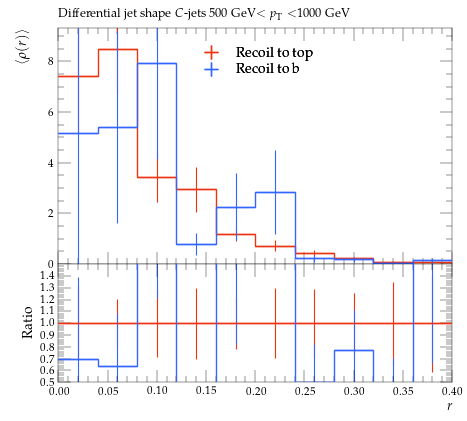

Here is the Python script that generated this plot:
#! /usr/bin/env python

# This Python script was auto-generated using YODA v2.0.2.
# Analysis object: /MC_HFDECAYS/avg_C_jet_rho_500_1000
# Timestamp: 31-07-2026 (13:13:53)

import matplotlib as mpl
import matplotlib.pyplot as plt
mpl.use('Agg') # comment out for interactive use
import os
import numpy as np

plotDir = os.path.split(os.path.realpath(__file__))[0]
if 'YODA_USER_PLOT_PATH' in globals():
    plot_outdir = globals()['YODA_USER_PLOT_PATH']
else:
    plot_outdir = plotDir

#plot style
plt.style.use(os.path.join(plotDir, '../default.mplstyle'))
# plot metadata
figW, figH = plt.rcParams['figure.figsize']
ax_xLabel = r'$r$'
ax_yLabel = r'$\langle\rho(r)\rangle$'
ax_title  = r'Differential jet shape $C$-jets 500 GeV$<p_\mathrm{T}<$1000 GeV'
ax_xScale = 'linear'
ax_yScale = 'linear'
xLims = (0.0, 0.4)
yLims = (0.0, 9.317882200000001)

# TeX-friendly labels for the legend
labels = {
    'legend' : ([ r"Recoil to top", r"Recoil to b" ], r""),
}

# Adjust canvas width and height
canvasW = 10.0
canvasH = 9.0
figW *= canvasW/10.
figH *= canvasH/9.

# Create figure and axis objects
fig, (ax, ratio0_ax) = plt.subplots(2, 1, sharex=True,
                  figsize=(figW,figH), gridspec_kw={'height_ratios': (6.0, 3.0)})

# Set figure margins
plt.subplots_adjust(
    left   = 1.0 * plt.rcParams['figure.subplot.left'],
    right  = 1.0 * plt.rcParams['figure.subplot.right'],
    top    = 1.0 * plt.rcParams['figure.subplot.top'],
    bottom = 1.0 * plt.rcParams['figure.subplot.bottom'])

ratio0_ax.yaxis.set_major_locator(mpl.ticker.MultipleLocator(0.1))
ratio0_ax.set_ylim(0.5, 1.4999)
ratio0_ax.set_ylabel('Ratio')

# the numerical data is stored in a separate file
dataf = dict()
prefix = os.path.split(__file__)[0]
if prefix:    prefix = prefix + '/'
exec(open(prefix+'avg_C_jet_rho_500_1000__data.py').read(), dataf)


legend_handles = dict() # keep track of handles for the legend

# style options for curves
# starts at zorder>=5 to draw curve on top of legend
styles = {
  'recoil_t': {
    'color' : '#EE3311',
    'linestyle' : '-',
    'linewidth' : 1,
    'marker' : 'none',
    'markersize' : 2,
    'capsize' : 0.0,
    'zorder' : 5,
    'histstyle' : 1,
    'drawstyle' : 'steps-pre',
    'xerrorbars' : 1,
    'yerrorbars' : 1,
    'fillcolor' : None,
    'fillopacity' : 1.0,
    'ratio0_linestyle' : '-',
    'ratio0_linewidth' : 1,
    'ratio0_marker' : 'none',
    'ratio0_markersize' : 2,
    'ratio0_capsize' : 0.0,
    'ratio0_zorder' : 5,
    'ratio0_histstyle' : 1,
    'ratio0_drawstyle' : 'steps-pre',
    'ratio0_xerrorbars' : 1,
    'ratio0_yerrorbars' : 1,
  },
  'recoil_b': {
    'color' : '#3366FF',
    'linestyle' : '-',
    'linewidth' : 1,
    'marker' : 'none',
    'markersize' : 2,
    'capsize' : 0.0,
    'zorder' : 6,
    'histstyle' : 1,
    'drawstyle' : 'steps-pre',
    'xerrorbars' : 1,
    'yerrorbars' : 1,
    'fillcolor' : None,
    'fillopacity' : 1.0,
    'ratio0_linestyle' : '-',
    'ratio0_linewidth' : 1,
    'ratio0_marker' : 'none',
    'ratio0_markersize' : 2,
    'ratio0_capsize' : 0.0,
    'ratio0_zorder' : 6,
    'ratio0_histstyle' : 1,
    'ratio0_drawstyle' : 'steps-pre',
    'ratio0_xerrorbars' : 1,
    'ratio0_yerrorbars' : 1,
  },
}

# curve from input yoda files in main panel
for label, yvals in dataf['yvals'].items():
    if all(np.isnan(v) for v in dataf['yvals'][label]):
        continue
    tmp = None
    if styles[label]['histstyle']: # draw as histogram
        xpos = dataf['xedges'][label] if styles[label]['drawstyle'] else dataf['xpoints'][label]
        ypos = np.insert(yvals, 0, yvals[0]) if styles[label]['drawstyle'] else yvals
        if styles[label]['fillcolor']: # fill area below curve
            ax.fill_between(xpos, ypos, step='pre',
                            color=styles[label]['fillcolor'],
                            alpha=styles[label]['fillopacity'])
        tmp, = ax.plot(xpos, ypos,
                       color=styles[label]['color'],
                       linestyle=styles[label]['linestyle'],
                       linewidth=styles[label]['linewidth'],
                       drawstyle=styles[label]['drawstyle'], solid_joinstyle='miter',
                       zorder=styles[label]['zorder'], label=label)
    tmp = ax.errorbar(dataf['xpoints'][label], yvals,
                      xerr=np.array(dataf['xerrs'][label])*styles[label]['xerrorbars'],
                      yerr=np.array(dataf['yerrs'][label])*styles[label]['yerrorbars'],
                      fmt=styles[label]['marker'], capsize=styles[label]['capsize'],
                      markersize=styles[label]['markersize'],
                      ecolor=styles[label]['color'],
                      color=styles[label]['color'], zorder=styles[label]['zorder'])
    tmp[-1][0].set_linestyle(styles[label]['linestyle'])
    tmp[-1][0].set_linewidth(styles[label]['linewidth'])
    if label in dataf['add_legend_handle']:  legend_handles[label] = tmp
    for varLabel in dataf['variation_yvals'].keys():
        if varLabel.startswith(label):
            tmp, = ax.plot(dataf['xedges'][label], dataf['variation_yvals'][varLabel],
                           color=styles[label]['color'],
                           linestyle=styles[label]['linestyle'],
                           linewidth=styles[label]['linewidth'],
                           drawstyle='steps-pre', solid_joinstyle='miter',
                           zorder=styles[label]['zorder'], alpha=0.5)


# plots on ratio panel
# curve from input yoda files in ratio panel
for label, yvals in dataf['ratio0_yvals'].items():
    if all(np.isnan(v) for v in yvals):
        continue
    if styles[label]['ratio0_histstyle']: # plot as histogram
        xpos = dataf['xedges']['recoil_t'] if styles[label]['ratio0_drawstyle'] else dataf['xpoints']['recoil_t']
        ypos = np.insert(yvals, 0, yvals[0]) if styles[label]['ratio0_drawstyle'] else yvals
        ratio0_ax.plot(xpos, ypos,
                       color=styles[label]['color'],
                       linewidth=styles[label]['linewidth'],
                       linestyle=styles[label]['ratio0_linestyle'],
                       drawstyle=styles[label]['ratio0_drawstyle'], zorder=styles[label]['zorder'],
                       solid_joinstyle='miter')
    tmp = ratio0_ax.errorbar(dataf['xpoints']['recoil_t'], yvals,
                             xerr=np.array(dataf['ref_xerrs'])*styles[label]['ratio0_xerrorbars'],
                             yerr=np.array(dataf['ratio0_yerrs'][label])*styles[label]['ratio0_yerrorbars'],
                             fmt=styles[label]['ratio0_marker'], capsize=styles[label]['ratio0_capsize'],
                             markersize=styles[label]['ratio0_markersize'],
                             ecolor=styles[label]['color'],
                             color=styles[label]['color'])
    tmp[-1][0].set_linestyle(styles[label]['ratio0_linestyle'])
    tmp[-1][0].set_linewidth(styles[label]['ratio0_linewidth'])

    for varlabel in dataf['ratio0_variation_vals'].keys():
        if varlabel.startswith(label):
            ratio0_ax.plot(dataf['xedges']['recoil_t'],
                            dataf['ratio0_variation_vals'][varlabel],
                            color=styles[label]['color'],
                            linestyle=styles[label]['linestyle'],
                            linewidth=styles[label]['linewidth'],
                            drawstyle='steps-pre', solid_joinstyle='miter',
                            zorder=1, alpha=0.5)

legend_items = list(legend_handles.values())
ax.add_artist(ax.legend(legend_items,
                        labels['legend'][0],
                        title=labels['legend'][1],
                        alignment='left',
                        loc='upper center',
                        bbox_to_anchor=(0.5, 0.97)))

# set plot metadata as defined above
ratio0_ax.set_xlabel(ax_xLabel)
ratio0_ax.xaxis.set_label_coords(1., -0.15)
ax.set_ylabel(ax_yLabel, ha='right', va='top')
ax.yaxis.set_label_coords(-0.11, 1.0)
ax.set_title(ax_title, loc='left')
ax.set_xscale(ax_xScale)
ax.set_yscale(ax_yScale)
ax.set_xlim(xLims)
ax.set_ylim(yLims)

# tick formatting
plt.rcParams['xtick.top'] = True
plt.rcParams['ytick.right'] = True
fig.align_ylabels((ax, ratio0_ax))
plt.savefig(os.path.join(plot_outdir, 'avg_C_jet_rho_500_1000.pdf'), format='PDF')
plt.savefig(os.path.join(plot_outdir, 'avg_C_jet_rho_500_1000.png'), format='PNG')

plt.close(fig)
